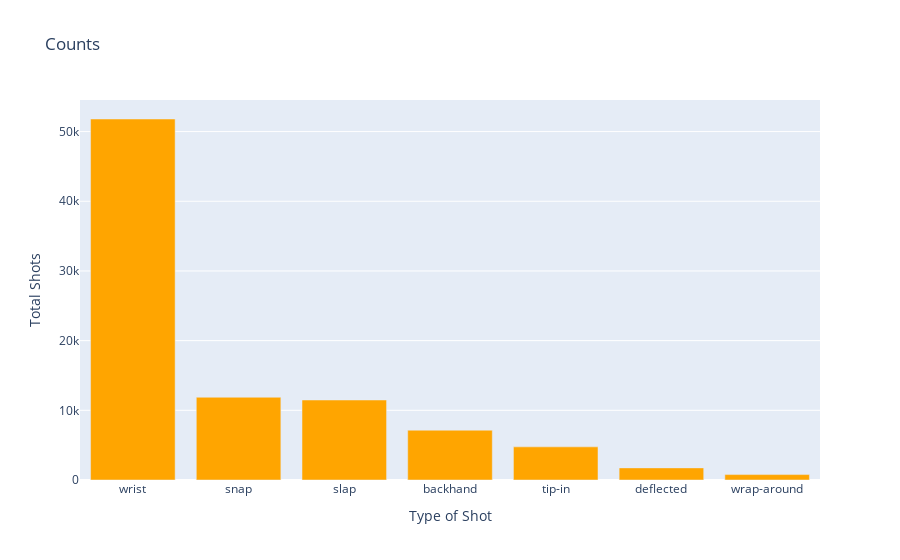

Notebook code for this chart:
### Markdown cell above
### First Figure_tests

### Code cell
fig = go.Figure()

fig.add_trace(go.Bar(
    x=sums_shots.index.astype(str),
    y=sums_shots.values,
    name=f'B = "{"GOAL"}"',
    marker_color="orange"
))

fig.update_layout(
    title=f'Counts',
    xaxis_title="Type of Shot",
    yaxis_title="Total Shots",
)

fig.show()

### Figure 1 — Plotly figure (JSON) as saved in the notebook; plotly's stock layout.template omitted (floating-point values rounded to 4 significant figures)
{"data": [{"marker": {"color": "orange"}, "name": "B = \"GOAL\"", "type": "bar", "x": ["wrist", "snap", "slap", "backhand", "tip-in", "deflected", "wrap-around"], "y": [51806, 11875, 11481, 7149, 4756, 1739, 776]}], "layout": {"title": {"text": "Counts"}, "xaxis": {"title": {"text": "Type of Shot"}}, "yaxis": {"title": {"text": "Total Shots"}}}}
